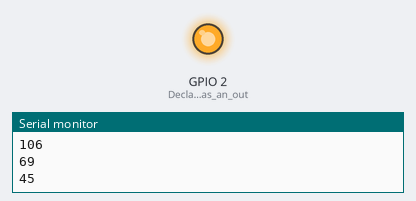
A sketch run on a simulated ESP32. Parts: output pins drawn as LEDs (lit = HIGH), the last lines printed to the serial monitor. WiFi joins after 1.5 s; servers stay silent unless stated; network time is answered at once with the bench clock; the local clock reads 2024-03-15 10:24:30 at power-on unless the sketch sets it; random numbers use the default seed unless the sketch sets one.

Above: at 2.2 s.
At 19.4 s:
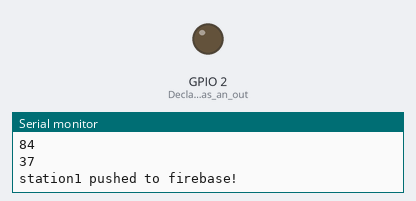
Timing chart, 0 to 21.9 s (numbered marks = the images above):
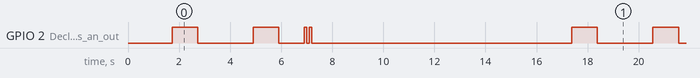

Measured:
- by itself, GPIO 2 (Declare_the_LED_as_an_out): repeats every 15.7 s: LOW 2.2 s, HIGH 1.0 s, LOW 1.0 s, HIGH 0.10 s, LOW 0.10 s, HIGH 0.10 s, LOW 10.2 s, HIGH 1.0 s
- by itself, everything shown: repeats every 15.7 s, in 6 steps

The sketch:

air-quality-monitoring-station.ino
```cpp
//This code write for microcontroller that use ESP32
//Please make sure these libraries are in folder of arduino. #\Documents\Arduino\libraries
#include "PMS.h"
PMS pms(Serial);
PMS::DATA data;

#include <WiFi.h> //ESP32 libraries
#include <WiFiUdp.h>

#include <NTPClient.h> //NTP libraries

#include <Wire.h>

#include <IOXhop_FirebaseESP32.h> //Firebase libraries

#define FIREBASE_HOST "YOUR_FIREBASE_HOST_URL.firebaseio.com" //please paste in this and not include https://
#define FIREBASE_AUTH "YOUR_FIREBASE_DATABASE_SECRETS"


// Replace with your network credentials
const char* ssid     = "YOUR_WIFI_SSID";
const char* password = "YOUR_WIFI_PASSWORD";

// Define NTP Client to get time
WiFiUDP ntpUDP;
NTPClient timeClient(ntpUDP);

// Variables to save date and time
String formattedDate;
String dayStamp;
String timeStamp;


void setup() {
  Serial.begin(9600);
  randomSeed(analogRead(0));
  pinMode(2, OUTPUT); // Declare the LED as an output
  Firebase.begin(FIREBASE_HOST, FIREBASE_AUTH);

  // Initialize Serial Monitor
  Serial.print("Connecting to ");
  Serial.println(ssid);
  WiFi.begin(ssid, password);
  while (WiFi.status() != WL_CONNECTED) {
    delay(500);
    Serial.print(".");
  }
  // Print local IP address

  Serial.println("WiFi connected."); //If wifi connected print connected
  Serial.println("IP address: ");
  Serial.println(WiFi.localIP());

// Initialize a NTPClient to get time
  timeClient.begin();
  // Set offset time in seconds to adjust for your timezone, for example:
  // GMT +1 = 3600
  // GMT +8 = 28800
  // GMT -1 = -3600
  // GMT 0 = 0
  timeClient.setTimeOffset(25200);  //GMT +7 = 25200
}
void loop() {

  station("station1"); //call function station for push data of station 1
  delay(1000);
  station("station2");//call function station for push data of station 2
  digitalWrite(2, HIGH);
  delay(100);
  digitalWrite(2, LOW);// Turn the LED Blue on twice meaning push all station success
  delay(100);
  digitalWrite(2, HIGH);
  delay(100);
  digitalWrite(2, LOW);

  // if use deep sleep, the microcontroller will re-connect wifi every time that wakeup
//  esp_sleep_enable_timer_wakeup(30000000);
//  esp_deep_sleep_start();
   delay(10000);
}

void station(String stationX){
  // read data from PM detector sensor
//  if (pms.readUntil(data))
//  {
//    Serial.print("PM 1.0 (ug/m3): ");
//    Serial.println(data.PM_AE_UG_1_0);
//
//    Serial.print("PM 2.5 (ug/m3): ");
//    Serial.println(data.PM_AE_UG_2_5);
//
//    Serial.print("PM 10.0 (ug/m3): ");
//    Serial.println(data.PM_AE_UG_10_0);
//  }
//  else
//  {
//    Serial.println("No data.");
//  }

  while(!timeClient.update()) {
    timeClient.forceUpdate();
  }
  // The formattedDate comes with the following format:
  // 2018-05-28T16:00:13Z
  // We need to extract date and time
  formattedDate = timeClient.getFormattedDate();
  Serial.println(formattedDate);

  // Extract date
  int splitGap = formattedDate.indexOf(" ");
  dayStamp = formattedDate.substring(0, splitGap);
  Serial.print("Date: ");
  Serial.println(dayStamp);

  //Extract time
  timeStamp = formattedDate.substring(splitGap+1, formattedDate.length());
  Serial.print("Time: ");
  Serial.println(timeStamp);

  // RANDOM NUMBER FOR DUMMY DATA
  // print a random number from 80 to 109
  int randNumber1 = random(80, 110);
  Serial.println(randNumber1);
  // print a random number from 60 to 89
  int randNumber25 = random(60, 90);
  Serial.println(randNumber25);
  // print a random number from 30 to 49
  int randNumber100 = random(30, 50);
  Serial.println(randNumber100);

  //Form data packet before send to firebase
  StaticJsonBuffer<200> jsonBuffer;
  JsonObject& root = jsonBuffer.createObject();

//  root["time"] = formattedDate;
//  root["PM10"] = data.PM_AE_UG_1_0;
//  root["PM25"] = data.PM_AE_UG_2_5;
//  root["PM100"] = data.PM_AE_UG_10_0;

    root["time"] = formattedDate;
    root["PM10"] = randNumber1;
    root["PM25"] = randNumber25;
    root["PM100"] = randNumber100;

  Firebase.push(stationX, root); //In this case child name in firebase is Sensor
  digitalWrite(2, HIGH); // Turn the LED Blue on meaning push success
  delay(1000);

  // handle error
  if (Firebase.failed()) {
      Serial.print("pushing to firebase failed:");
      Serial.println(Firebase.error());
      return;
  }
  Serial.print(stationX + " pushed to firebase!");
  digitalWrite(2, LOW);
  delay(1000);
  }
```
